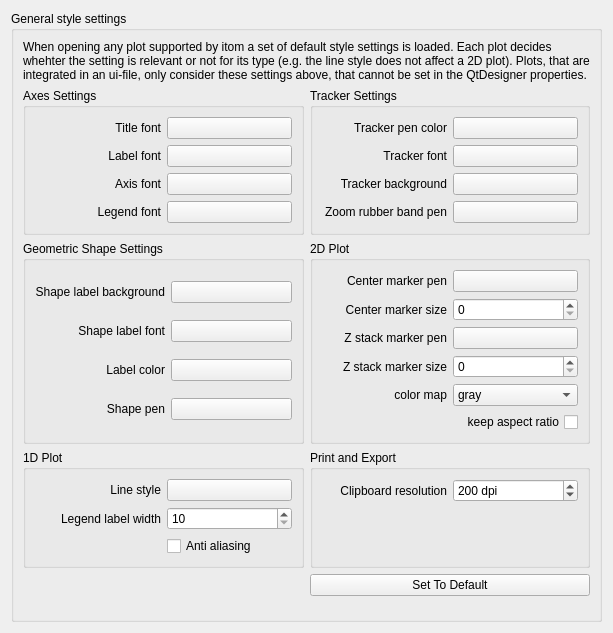
<?xml version="1.0" encoding="UTF-8"?>
<ui version="4.0">
 <class>WidgetPropGeneralPlotSettings</class>
 <widget class="QWidget" name="WidgetPropGeneralPlotSettings">
  <property name="geometry">
   <rect>
    <x>0</x>
    <y>0</y>
    <width>613</width>
    <height>633</height>
   </rect>
  </property>
  <property name="windowTitle">
   <string>Form</string>
  </property>
  <layout class="QGridLayout" name="gridLayout">
   <item row="2" column="0">
    <widget class="QGroupBox" name="groupBox">
     <property name="title">
      <string>General style settings </string>
     </property>
     <layout class="QVBoxLayout" name="verticalLayout">
      <item>
       <widget class="QLabel" name="label_12">
        <property name="sizePolicy">
         <sizepolicy hsizetype="Preferred" vsizetype="Preferred">
          <horstretch>0</horstretch>
          <verstretch>0</verstretch>
         </sizepolicy>
        </property>
        <property name="minimumSize">
         <size>
          <width>0</width>
          <height>0</height>
         </size>
        </property>
        <property name="text">
         <string>When opening any plot supported by itom a set of default style settings is loaded. Each plot decides whehter the setting is relevant or not for its type (e.g. the line style does not affect a 2D plot). Plots, that are integrated in an ui-file, only consider these settings above, that cannot be set in the QtDesigner properties.</string>
        </property>
        <property name="wordWrap">
         <bool>true</bool>
        </property>
       </widget>
      </item>
      <item>
       <layout class="QGridLayout" name="gridLayout_2">
        <item row="0" column="0">
         <widget class="QGroupBox" name="groupBox_2">
          <property name="title">
           <string>Axes Settings</string>
          </property>
          <layout class="QGridLayout" name="gridLayout_3">
           <item row="1" column="0">
            <widget class="QLabel" name="label_2">
             <property name="text">
              <string>Label font</string>
             </property>
             <property name="alignment">
              <set>Qt::AlignRight|Qt::AlignTrailing|Qt::AlignVCenter</set>
             </property>
            </widget>
           </item>
           <item row="0" column="1">
            <widget class="FontButton" name="titleFontBtn"/>
           </item>
           <item row="0" column="0">
            <widget class="QLabel" name="label">
             <property name="text">
              <string>Title font</string>
             </property>
             <property name="alignment">
              <set>Qt::AlignRight|Qt::AlignTrailing|Qt::AlignVCenter</set>
             </property>
            </widget>
           </item>
           <item row="2" column="1">
            <widget class="FontButton" name="axisFontBtn"/>
           </item>
           <item row="2" column="0">
            <widget class="QLabel" name="label_3">
             <property name="text">
              <string>Axis font</string>
             </property>
             <property name="alignment">
              <set>Qt::AlignRight|Qt::AlignTrailing|Qt::AlignVCenter</set>
             </property>
            </widget>
           </item>
           <item row="1" column="1">
            <widget class="FontButton" name="labelFontBtn"/>
           </item>
           <item row="3" column="0">
            <widget class="QLabel" name="label_11">
             <property name="text">
              <string>Legend font</string>
             </property>
             <property name="alignment">
              <set>Qt::AlignRight|Qt::AlignTrailing|Qt::AlignVCenter</set>
             </property>
            </widget>
           </item>
           <item row="3" column="1">
            <widget class="FontButton" name="legendFontBtn"/>
           </item>
          </layout>
         </widget>
        </item>
        <item row="1" column="1">
         <widget class="QGroupBox" name="groupBox_5">
          <property name="title">
           <string>2D Plot</string>
          </property>
          <layout class="QGridLayout" name="gridLayout_6">
           <item row="1" column="0">
            <widget class="QLabel" name="label_10">
             <property name="text">
              <string>Center marker size</string>
             </property>
             <property name="alignment">
              <set>Qt::AlignRight|Qt::AlignTrailing|Qt::AlignVCenter</set>
             </property>
            </widget>
           </item>
           <item row="1" column="1">
            <widget class="QSpinBox" name="centerMarkerSizeSpin"/>
           </item>
           <item row="2" column="1">
            <widget class="PenCreatorButton" name="zStackMarkerPenBtn">
             <property name="editableColor" stdset="0">
              <bool>false</bool>
             </property>
            </widget>
           </item>
           <item row="0" column="0">
            <widget class="QLabel" name="label_9">
             <property name="text">
              <string>Center marker pen</string>
             </property>
             <property name="alignment">
              <set>Qt::AlignRight|Qt::AlignTrailing|Qt::AlignVCenter</set>
             </property>
            </widget>
           </item>
           <item row="2" column="0">
            <widget class="QLabel" name="label_13">
             <property name="text">
              <string>Z stack marker pen</string>
             </property>
             <property name="alignment">
              <set>Qt::AlignRight|Qt::AlignTrailing|Qt::AlignVCenter</set>
             </property>
            </widget>
           </item>
           <item row="3" column="1">
            <widget class="QSpinBox" name="zStackMarkerSizeSpin"/>
           </item>
           <item row="3" column="0">
            <widget class="QLabel" name="label_14">
             <property name="text">
              <string>Z stack marker size</string>
             </property>
             <property name="alignment">
              <set>Qt::AlignRight|Qt::AlignTrailing|Qt::AlignVCenter</set>
             </property>
            </widget>
           </item>
           <item row="5" column="0" colspan="2">
            <widget class="QCheckBox" name="checkBoxKeepAspectRatio">
             <property name="layoutDirection">
              <enum>Qt::RightToLeft</enum>
             </property>
             <property name="text">
              <string>keep aspect ratio</string>
             </property>
            </widget>
           </item>
           <item row="0" column="1">
            <widget class="PenCreatorButton" name="centerMerkerPenBtn">
             <property name="editableColor" stdset="0">
              <bool>false</bool>
             </property>
            </widget>
           </item>
           <item row="4" column="1">
            <widget class="QComboBox" name="comboDefaultColorMap">
             <item>
              <property name="text">
               <string>gray</string>
              </property>
             </item>
             <item>
              <property name="text">
               <string>hot</string>
              </property>
             </item>
             <item>
              <property name="text">
               <string>viridis</string>
              </property>
             </item>
            </widget>
           </item>
           <item row="4" column="0">
            <widget class="QLabel" name="label_21">
             <property name="layoutDirection">
              <enum>Qt::RightToLeft</enum>
             </property>
             <property name="text">
              <string>color map</string>
             </property>
             <property name="alignment">
              <set>Qt::AlignRight|Qt::AlignTrailing|Qt::AlignVCenter</set>
             </property>
            </widget>
           </item>
          </layout>
         </widget>
        </item>
        <item row="2" column="0">
         <widget class="QGroupBox" name="groupBox_6">
          <property name="title">
           <string>1D Plot</string>
          </property>
          <layout class="QGridLayout" name="gridLayout_7">
           <item row="0" column="1">
            <widget class="PenCreatorButton" name="lineStyleBtn">
             <property name="editableColor" stdset="0">
              <bool>false</bool>
             </property>
            </widget>
           </item>
           <item row="1" column="0">
            <widget class="QLabel" name="label_19">
             <property name="text">
              <string>Legend label width</string>
             </property>
             <property name="alignment">
              <set>Qt::AlignRight|Qt::AlignTrailing|Qt::AlignVCenter</set>
             </property>
            </widget>
           </item>
           <item row="1" column="1">
            <widget class="QSpinBox" name="legendLabelWidthSpin">
             <property name="minimum">
              <number>10</number>
             </property>
            </widget>
           </item>
           <item row="0" column="0">
            <widget class="QLabel" name="label_4">
             <property name="text">
              <string>Line style</string>
             </property>
             <property name="alignment">
              <set>Qt::AlignRight|Qt::AlignTrailing|Qt::AlignVCenter</set>
             </property>
            </widget>
           </item>
           <item row="2" column="1">
            <widget class="QCheckBox" name="checkAntiAliasing">
             <property name="text">
              <string>Anti aliasing</string>
             </property>
            </widget>
           </item>
          </layout>
         </widget>
        </item>
        <item row="2" column="1">
         <widget class="QGroupBox" name="groupBox_7">
          <property name="title">
           <string>Print and Export</string>
          </property>
          <layout class="QGridLayout" name="gridLayout_8">
           <item row="1" column="3">
            <spacer name="verticalSpacer_4">
             <property name="orientation">
              <enum>Qt::Vertical</enum>
             </property>
             <property name="sizeHint" stdset="0">
              <size>
               <width>20</width>
               <height>19</height>
              </size>
             </property>
            </spacer>
           </item>
           <item row="1" column="0">
            <spacer name="verticalSpacer_3">
             <property name="orientation">
              <enum>Qt::Vertical</enum>
             </property>
             <property name="sizeHint" stdset="0">
              <size>
               <width>20</width>
               <height>19</height>
              </size>
             </property>
            </spacer>
           </item>
           <item row="0" column="0">
            <widget class="QLabel" name="label_20">
             <property name="text">
              <string>Clipboard resolution</string>
             </property>
             <property name="alignment">
              <set>Qt::AlignRight|Qt::AlignTrailing|Qt::AlignVCenter</set>
             </property>
            </widget>
           </item>
           <item row="0" column="3">
            <widget class="QSpinBox" name="clipboardResolutionSpin">
             <property name="toolTip">
              <string>This resolution is used, if the plot is copied to the clipboard</string>
             </property>
             <property name="suffix">
              <string> dpi</string>
             </property>
             <property name="minimum">
              <number>48</number>
             </property>
             <property name="maximum">
              <number>2000</number>
             </property>
             <property name="singleStep">
              <number>20</number>
             </property>
             <property name="value">
              <number>200</number>
             </property>
            </widget>
           </item>
          </layout>
         </widget>
        </item>
        <item row="5" column="0">
         <spacer name="verticalSpacer_2">
          <property name="orientation">
           <enum>Qt::Vertical</enum>
          </property>
          <property name="sizeHint" stdset="0">
           <size>
            <width>20</width>
            <height>40</height>
           </size>
          </property>
         </spacer>
        </item>
        <item row="0" column="1">
         <widget class="QGroupBox" name="groupBox_4">
          <property name="title">
           <string>Tracker Settings</string>
          </property>
          <layout class="QGridLayout" name="gridLayout_5">
           <item row="0" column="1">
            <widget class="ColorPickerButton" name="trackerPenBtn"/>
           </item>
           <item row="2" column="0">
            <widget class="QLabel" name="label_8">
             <property name="text">
              <string>Tracker background</string>
             </property>
             <property name="alignment">
              <set>Qt::AlignRight|Qt::AlignTrailing|Qt::AlignVCenter</set>
             </property>
            </widget>
           </item>
           <item row="2" column="1">
            <widget class="BrushCreatorButton" name="trackerBackgroundBtn">
             <property name="showAlphaChannel" stdset="0">
              <bool>true</bool>
             </property>
            </widget>
           </item>
           <item row="0" column="0">
            <widget class="QLabel" name="label_17">
             <property name="text">
              <string>Tracker pen color</string>
             </property>
             <property name="alignment">
              <set>Qt::AlignRight|Qt::AlignTrailing|Qt::AlignVCenter</set>
             </property>
            </widget>
           </item>
           <item row="1" column="1">
            <widget class="FontButton" name="trackerFontBtn"/>
           </item>
           <item row="1" column="0">
            <widget class="QLabel" name="label_7">
             <property name="text">
              <string>Tracker font</string>
             </property>
             <property name="alignment">
              <set>Qt::AlignRight|Qt::AlignTrailing|Qt::AlignVCenter</set>
             </property>
            </widget>
           </item>
           <item row="3" column="0">
            <widget class="QLabel" name="label_5">
             <property name="text">
              <string>Zoom rubber band pen</string>
             </property>
             <property name="alignment">
              <set>Qt::AlignRight|Qt::AlignTrailing|Qt::AlignVCenter</set>
             </property>
            </widget>
           </item>
           <item row="3" column="1">
            <widget class="PenCreatorButton" name="zoomRubberBandPenBtn">
             <property name="editableColor" stdset="0">
              <bool>false</bool>
             </property>
            </widget>
           </item>
          </layout>
         </widget>
        </item>
        <item row="1" column="0">
         <widget class="QGroupBox" name="groupBox_3">
          <property name="title">
           <string>Geometric Shape Settings</string>
          </property>
          <layout class="QGridLayout" name="gridLayout_4">
           <item row="0" column="1">
            <widget class="BrushCreatorButton" name="shapeLabelBgBtn">
             <property name="showAlphaChannel" stdset="0">
              <bool>true</bool>
             </property>
            </widget>
           </item>
           <item row="1" column="1">
            <widget class="FontButton" name="shapeLabelFontBtn"/>
           </item>
           <item row="2" column="0">
            <widget class="QLabel" name="label_18">
             <property name="text">
              <string>Label color</string>
             </property>
             <property name="alignment">
              <set>Qt::AlignRight|Qt::AlignTrailing|Qt::AlignVCenter</set>
             </property>
            </widget>
           </item>
           <item row="2" column="1">
            <widget class="ColorPickerButton" name="shapeLabelTextColorBtn"/>
           </item>
           <item row="0" column="0">
            <widget class="QLabel" name="label_16">
             <property name="text">
              <string>Shape label background</string>
             </property>
             <property name="alignment">
              <set>Qt::AlignRight|Qt::AlignTrailing|Qt::AlignVCenter</set>
             </property>
            </widget>
           </item>
           <item row="1" column="0">
            <widget class="QLabel" name="label_6">
             <property name="text">
              <string>Shape label font</string>
             </property>
             <property name="alignment">
              <set>Qt::AlignRight|Qt::AlignTrailing|Qt::AlignVCenter</set>
             </property>
            </widget>
           </item>
           <item row="3" column="0">
            <widget class="QLabel" name="label_15">
             <property name="text">
              <string>Shape pen</string>
             </property>
             <property name="alignment">
              <set>Qt::AlignRight|Qt::AlignTrailing|Qt::AlignVCenter</set>
             </property>
            </widget>
           </item>
           <item row="3" column="1">
            <widget class="PenCreatorButton" name="geometricShapePenBtn">
             <property name="editableColor" stdset="0">
              <bool>false</bool>
             </property>
            </widget>
           </item>
          </layout>
         </widget>
        </item>
        <item row="4" column="1" rowspan="2">
         <widget class="QPushButton" name="defaultBtn">
          <property name="text">
           <string>Set To Default</string>
          </property>
         </widget>
        </item>
       </layout>
      </item>
      <item>
       <spacer name="verticalSpacer">
        <property name="orientation">
         <enum>Qt::Vertical</enum>
        </property>
        <property name="sizeHint" stdset="0">
         <size>
          <width>20</width>
          <height>40</height>
         </size>
        </property>
       </spacer>
      </item>
     </layout>
    </widget>
   </item>
  </layout>
 </widget>
 <customwidgets>
  <customwidget>
   <class>BrushCreatorButton</class>
   <extends>QPushButton</extends>
   <header>brushCreatorButton.h</header>
  </customwidget>
  <customwidget>
   <class>ColorPickerButton</class>
   <extends>QPushButton</extends>
   <header>colorPickerButton.h</header>
  </customwidget>
  <customwidget>
   <class>PenCreatorButton</class>
   <extends>QPushButton</extends>
   <header>penCreatorButton.h</header>
  </customwidget>
  <customwidget>
   <class>FontButton</class>
   <extends>QPushButton</extends>
   <header>fontButton.h</header>
  </customwidget>
 </customwidgets>
 <resources/>
 <connections/>
</ui>
